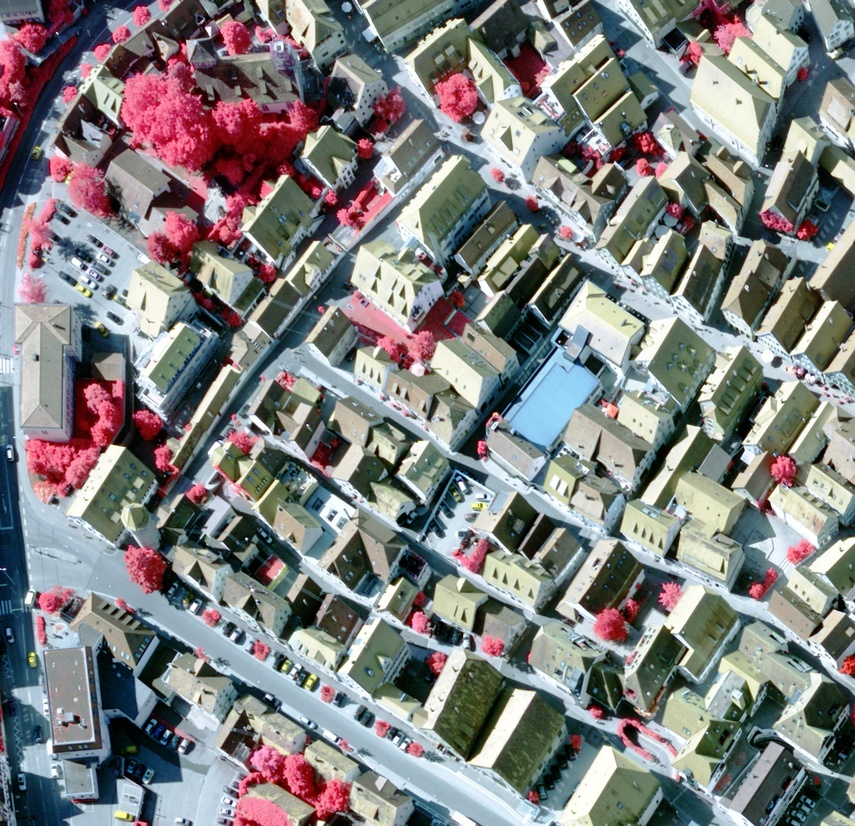
#> input picture IMAGES/histneworiginalImage.jpg, 855 x 826 px, shrunk from 2692 x 2601 before the run, found by its file name
$ jupyter execute ShadowMask.ipynb   (older library calls are emulated)
#> lines starting #> are read from the running program, lines starting #| are printed output that depends on the picture; after the words box and inside, x2 and y2 are one past the last pixel; in counts of white or black regions, pixels touching at a corner belong together
### Method 1

[cell 1]
import numpy as np
import cv2
import math

[cell 2]
img = cv2.imread('D:/RESEARCH/CONFERENCE/ICDAM_SPIE2023/IMAGES/histneworiginalImage.jpg')
#> img is the input picture: shape (826, 855, 3); mean B, G, R 127.5, 127.5, 127.5
gray = cv2.imread('D:/RESEARCH/CONFERENCE/ICDAM_SPIE2023/IMAGES/histneworiginalImage.jpg', 0)
#> gray: shape (826, 855); min 0, max 255, mean 127.5
blur = cv2.bilateralFilter(img,9,75,75)

[cell 3]
#############################    HSI CONVERSION    ###########################

blur = np.divide(blur, 255.0)

hsi = np.zeros((blur.shape[0],blur.shape[1],blur.shape[2]),dtype=np.float)
ratio_map = np.zeros((blur.shape[0],blur.shape[1]),dtype=np.uint8)

for i in range(blur.shape[0]):
    for j in range(blur.shape[1]):
        hsi[i][j][2] = (blur[i][j][0]+blur[i][j][1]+blur[i][j][2])/3
        hsi[i][j][0] = math.acos(((blur[i][j][2]-blur[i][j][1])*(blur[i][j][2]-blur[i][j][0]))/(2*math.sqrt((blur[i][j][2]-blur[i][j][1])*(blur[i][j][2]-blur[i][j][1])+(blur[i][j][2]-blur[i][j][0])*(blur[i][j][1]-blur[i][j][0]))))
        hsi[i][j][1] = 1 - 3*min(blur[i][j][0],blur[i][j][1],blur[i][j][2])/hsi[i][j][2]
        ratio_map[i][j] = hsi[i][j][0]/(hsi[i][j][2]+0.01)
#> hsi: shape (826, 855, 3) float64; 0.02% of the values are NaN or infinite; the others: min -2, max 1.6, mean 0.197

[cell 4]
#########################    OTSU'S METHOD    #################################

hist = np.histogram(ratio_map.ravel(),256,[0,256])
ret,th = cv2.threshold(ratio_map,0,255,cv2.THRESH_BINARY+cv2.THRESH_OTSU)
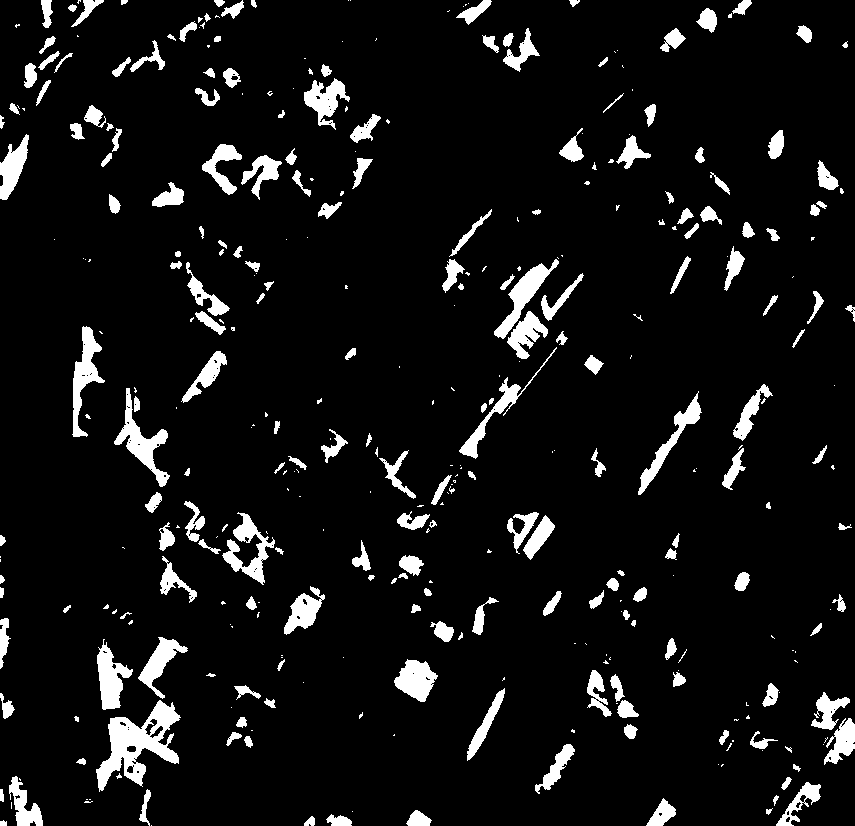
#> th: shape (826, 855); 7.4% white; 370 white regions (166 under 20 px), largest, box (x1, y1, x2, y2) and area: (96, 700, 181, 792) 3215, (114, 388, 170, 487) 1492, (72, 326, 105, 437) 1373
#> ret = 12
median = cv2.medianBlur(th,15)
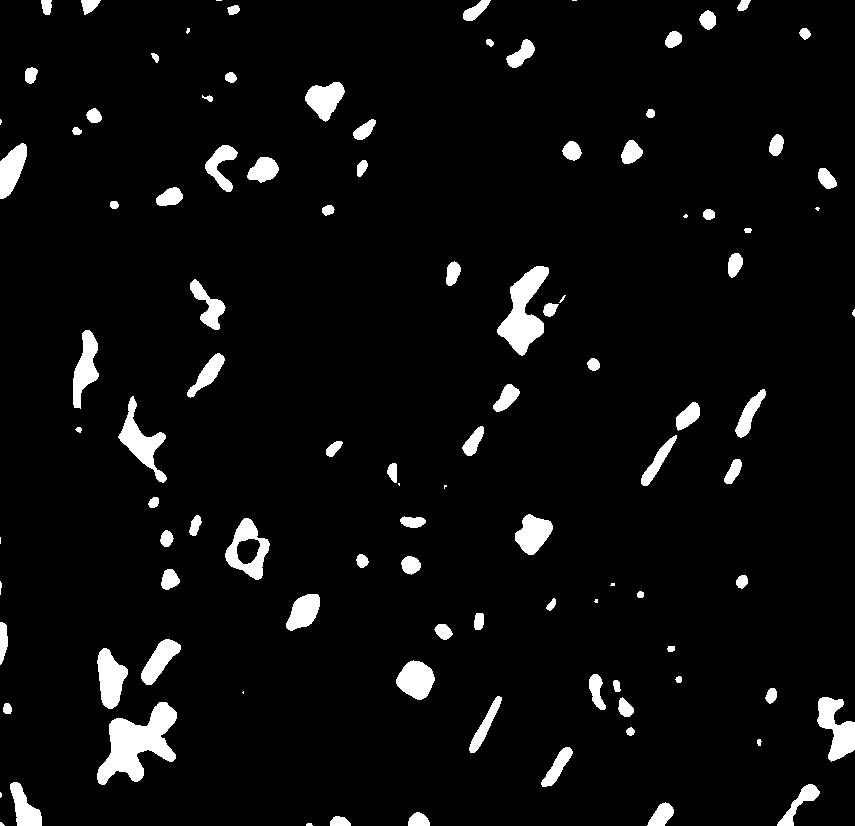
#> median: shape (826, 855); 5% white; 105 white regions (18 under 20 px), largest, box (x1, y1, x2, y2) and area: (97, 702, 177, 785) 3300, (497, 266, 549, 356) 2237, (118, 396, 167, 483) 1381
###############################################################################

[cell 5]
cv2.imshow("original_image",img)
cv2.waitKey(0)

cv2.imshow("detected_shadow",median)
cv2.imwrite('D:/RESEARCH/CONFERENCE/ICDAM_SPIE2023/IMAGES/shadowDetected.jpg', median)

cv2.waitKey(0)
cv2.destroyAllWindows()

### Method 2

[cell 6]
import numpy as np
import cv2

[cell 7]
# read an image with shadow...
# and it converts to BGR color space automatically
or_img = cv2.imread('D:/RESEARCH/CONFERENCE/ICDAM_SPIE2023/IMAGES/histneworiginalImage.jpg')

[cell 8]
# covert the BGR image to an YCbCr image
y_cb_cr_img = cv2.cvtColor(or_img, cv2.COLOR_BGR2YCrCb)
#> y_cb_cr_img: shape (826, 855, 3); mean of channels 0, 1, 2 127.5, 128, 128

[cell 9]
# copy the image to create a binary mask later
binary_mask = np.copy(y_cb_cr_img)

[cell 10]
# get mean value of the pixels in Y plane
y_mean = np.mean(cv2.split(y_cb_cr_img)[0])
#> y_mean = 127.5

[cell 11]
# get standard deviation of channel in Y plane
y_std = np.std(cv2.split(y_cb_cr_img)[0])
#> y_std = 71.68

[cell 12]
# classify pixels as shadow and non-shadow pixels
for i in range(y_cb_cr_img.shape[0]):
    for j in range(y_cb_cr_img.shape[1]):

        if y_cb_cr_img[i, j, 0] < y_mean - (y_std / 3):
            # paint it white (shadow)
            binary_mask[i, j] = [255, 255, 255]
        else:
            # paint it black (non-shadow)
            binary_mask[i, j] = [0, 0, 0]
#> binary_mask: shape (826, 855, 3); mean of channels 0, 1, 2 104.8, 104.8, 104.8

[cell 13]
# Using morphological operation
# The misclassified pixels are
# removed using dilation followed by erosion.
kernel = np.ones((3, 3), np.uint8)
erosion = cv2.erode(binary_mask, kernel, iterations=1)
#> erosion: shape (826, 855, 3); mean of channels 0, 1, 2 75.8, 75.8, 75.8

[cell 14]
# sum of pixel intensities in the lit areas
spi_la = 0

# sum of pixel intensities in the shadow
spi_s = 0

[cell 15]
# number of pixels in the lit areas
n_la = 0

# number of pixels in the shadow
n_s = 0

[cell 16]
# get sum of pixel intensities in the lit areas
# and sum of pixel intensities in the shadow
for i in range(y_cb_cr_img.shape[0]):
    for j in range(y_cb_cr_img.shape[1]):
        if erosion[i, j, 0] == 0 and erosion[i, j, 1] == 0 and erosion[i, j, 2] == 0:
            spi_la = spi_la + y_cb_cr_img[i, j, 0]
            n_la += 1
        else:
            spi_s = spi_s + y_cb_cr_img[i, j, 0]
            n_s += 1
#> after the loop, n_la = 496175; n_s = 210055; spi_la = 80445832; spi_s = 9597678

[cell 17]
# get the average pixel intensities in the lit areas
average_ld = spi_la / n_la
#> average_ld = 162.1

# get the average pixel intensities in the shadow
average_le = spi_s / n_s
#> average_le = 45.69

[cell 18]
# difference of the pixel intensities in the shadow and lit areas
i_diff = average_ld - average_le
#> i_diff = 116.4

# get the ratio between average shadow pixels and average lit pixels
ratio_as_al = average_ld / average_le
#> ratio_as_al = 3.55

[cell 19]
# added these difference
for i in range(y_cb_cr_img.shape[0]):
    for j in range(y_cb_cr_img.shape[1]):
        if erosion[i, j, 0] == 255 and erosion[i, j, 1] == 255 and erosion[i, j, 2] == 255:

            y_cb_cr_img[i, j] = [y_cb_cr_img[i, j, 0] + i_diff, y_cb_cr_img[i, j, 1] + ratio_as_al,
                                 y_cb_cr_img[i, j, 2] + ratio_as_al]
#> y_cb_cr_img: shape (826, 855, 3); mean of channels 0, 1, 2 162, 128.9, 128.9

[cell 20]
# covert the YCbCr image to the BGR image
final_image = cv2.cvtColor(y_cb_cr_img, cv2.COLOR_YCR_CB2BGR)
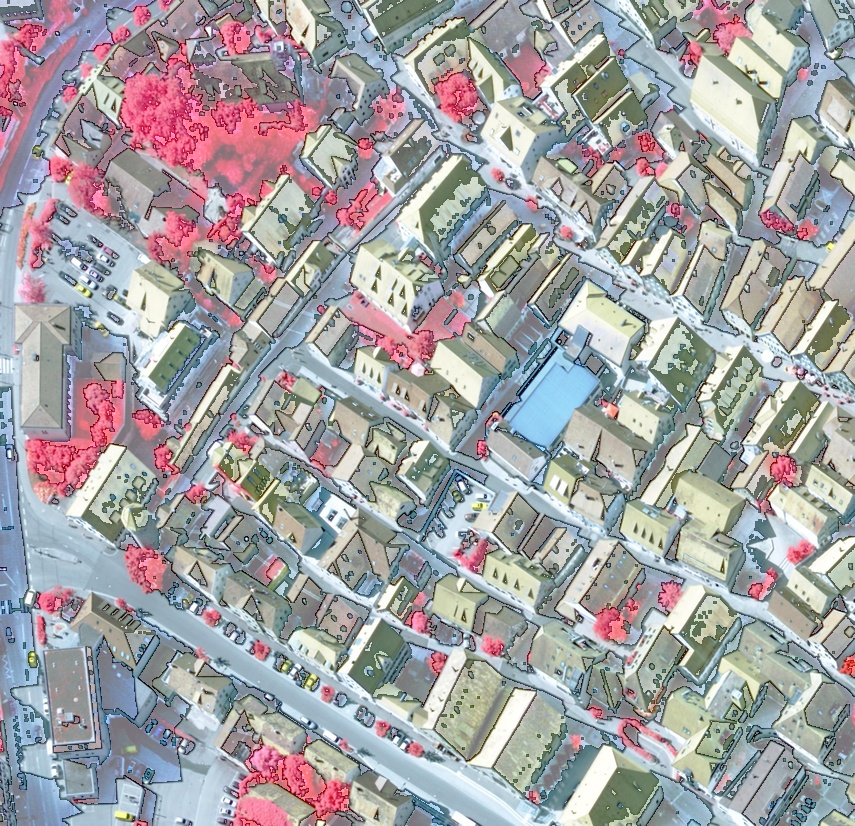
#> final_image: shape (826, 855, 3); mean B, G, R 163.6, 161, 163.2

[cell 21]
cv2.imshow("im1", or_img)
cv2.imshow("im2", final_image)
cv2.imwrite('D:/RESEARCH/CONFERENCE/ICDAM_SPIE2023/IMAGES/ShadowM2.jpg', final_image)
cv2.waitKey(0)
cv2.destroyAllWindows()

### Method 3

[cell 22]
import numpy as np
import cv2
import matplotlib.pyplot as plt
from copy import deepcopy
#from Pillow import Image

img_input= cv2.imread('D:/RESEARCH/CONFERENCE/ICDAM_SPIE2023/IMAGES/histneworiginalImage.jpg')# reads the rbg image
ycbcr_img=cv2.cvtColor(img_input, cv2.COLOR_RGB2YCrCb) # converts the rgb image to ycbcr color space
#> ycbcr_img: shape (826, 855, 3); mean of channels 0, 1, 2 127.5, 128, 128

bin_mask = np.copy(ycbcr_img) #generates a numpy array which will be the binary mask to differentiate shadow and non shadow regions later
print(bin_mask.shape)
#| (826, 855, 3)

[cell 23]
plt.imshow(ycbcr_img)
plt.show()
plt.imsave("D:/RESEARCH/CONFERENCE/ICDAM_SPIE2023/IMAGES/histnewYCbCr1.jpg", ycbcr_img)
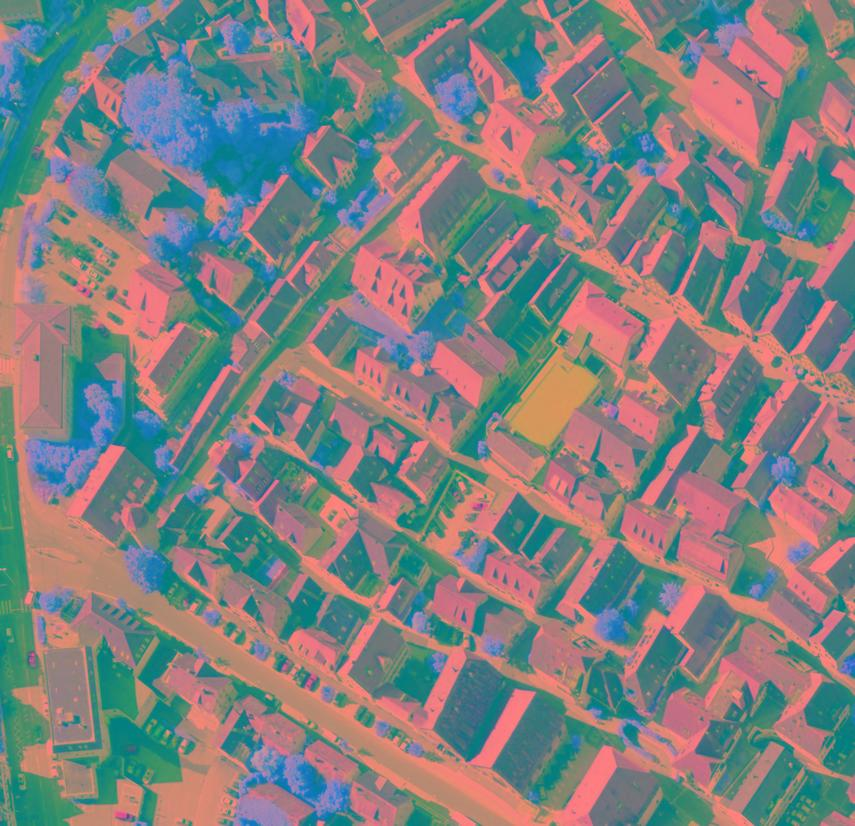
#> saved as histnewYCbCr1.jpg: shape (826, 855, 3); mean R, G, B 127.5, 128, 128

[cell 24]
y_mean = np.mean(cv2.split(ycbcr_img)[0]) # computes the mean of Y channel

y_std = np.std(cv2.split(ycbcr_img)[0]) #computes the standard deviation of Y channel
#> y_std = 72.23

for i in range(ycbcr_img.shape[0]):
    for j in range(ycbcr_img.shape[1]):

        if ycbcr_img[i, j, 0] < y_mean - y_std:
            bin_mask[i, j] = [255, 255, 255] #pixel is coloured white
        else:
            bin_mask[i, j] = [0, 0, 0] #pixel is coloured black
#> bin_mask: shape (826, 855, 3); mean of channels 0, 1, 2 55, 55, 55

imgg = deepcopy(img_input)
for i in range(bin_mask.shape[0]):
    for j in range(bin_mask.shape[1]):

        if (bin_mask[i, j,0]== 255 and bin_mask[i, j,1]== 255 and bin_mask[i, j,2]== 255):
            imgg[i, j] = [255, 255, 255] #pixel is coloured white
        else:
            imgg[i, j] = [0, 0, 0] #pixel is coloured black

plt.imshow(img_input)
plt.show()
plt.imsave("D:/RESEARCH/CONFERENCE/ICDAM_SPIE2023/IMAGES/histnewImage.jpg", img_input)
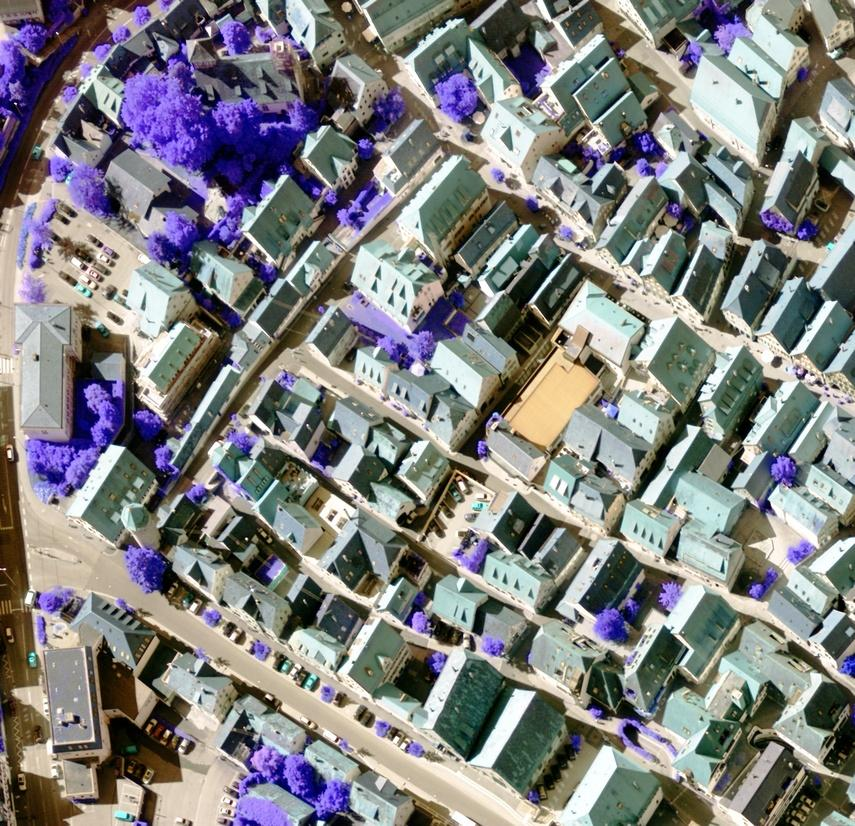
#> saved as histnewImage.jpg: shape (826, 855, 3); mean R, G, B 127.5, 127.5, 127.5

plt.imshow(imgg)
plt.show()
plt.imsave("D:/RESEARCH/CONFERENCE/ICDAM_SPIE2023/IMAGES/histnewshadowMask1.jpg", imgg)
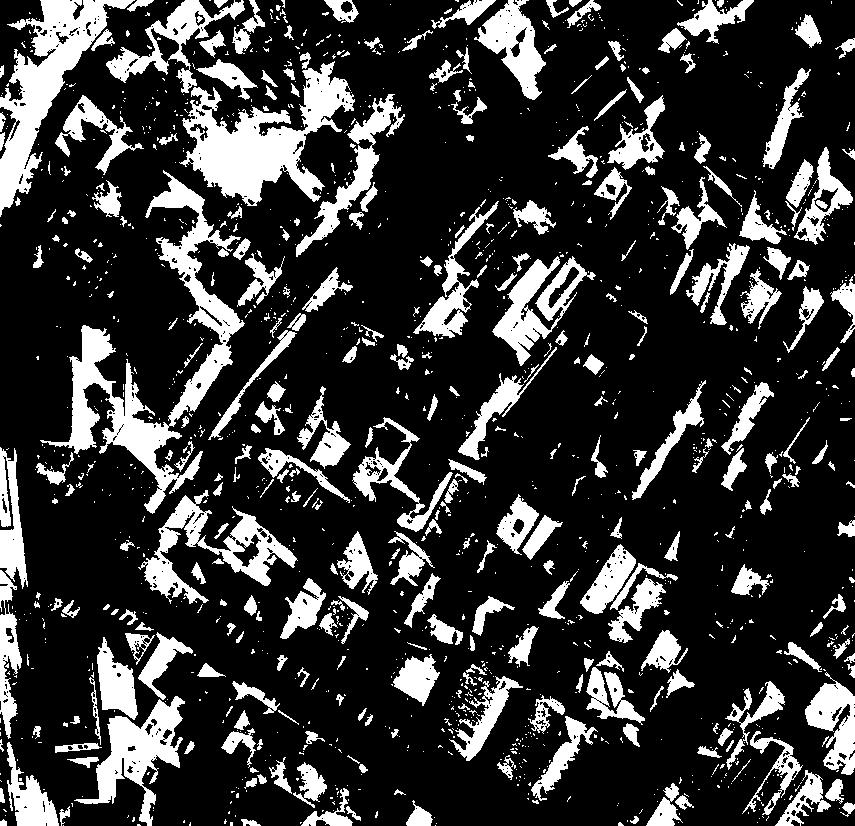
#> saved as histnewshadowMask1.jpg: shape (826, 855, 3); min 0, max 255, mean 55.4
